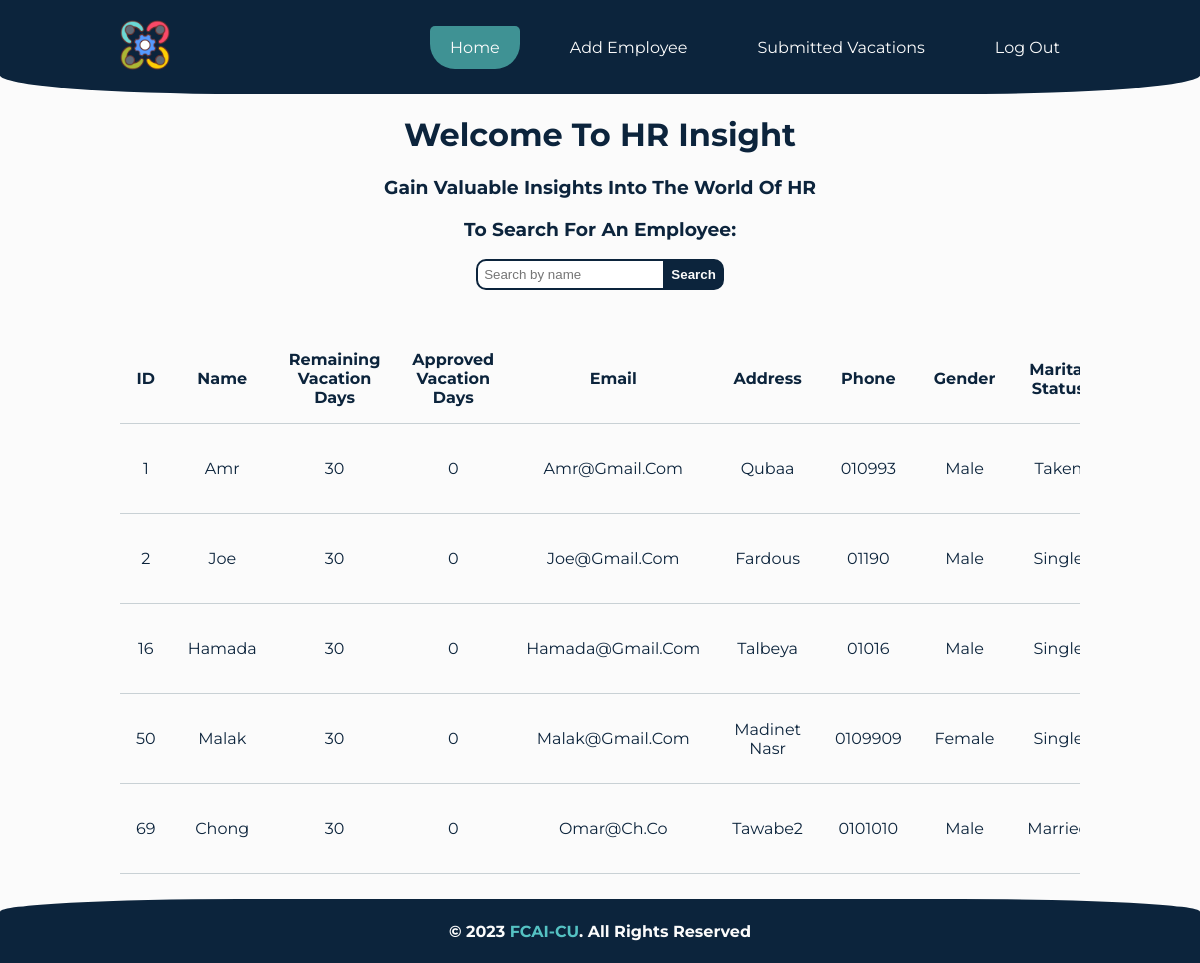
/home/ (signed in), run on an earlier commit of the app's database.
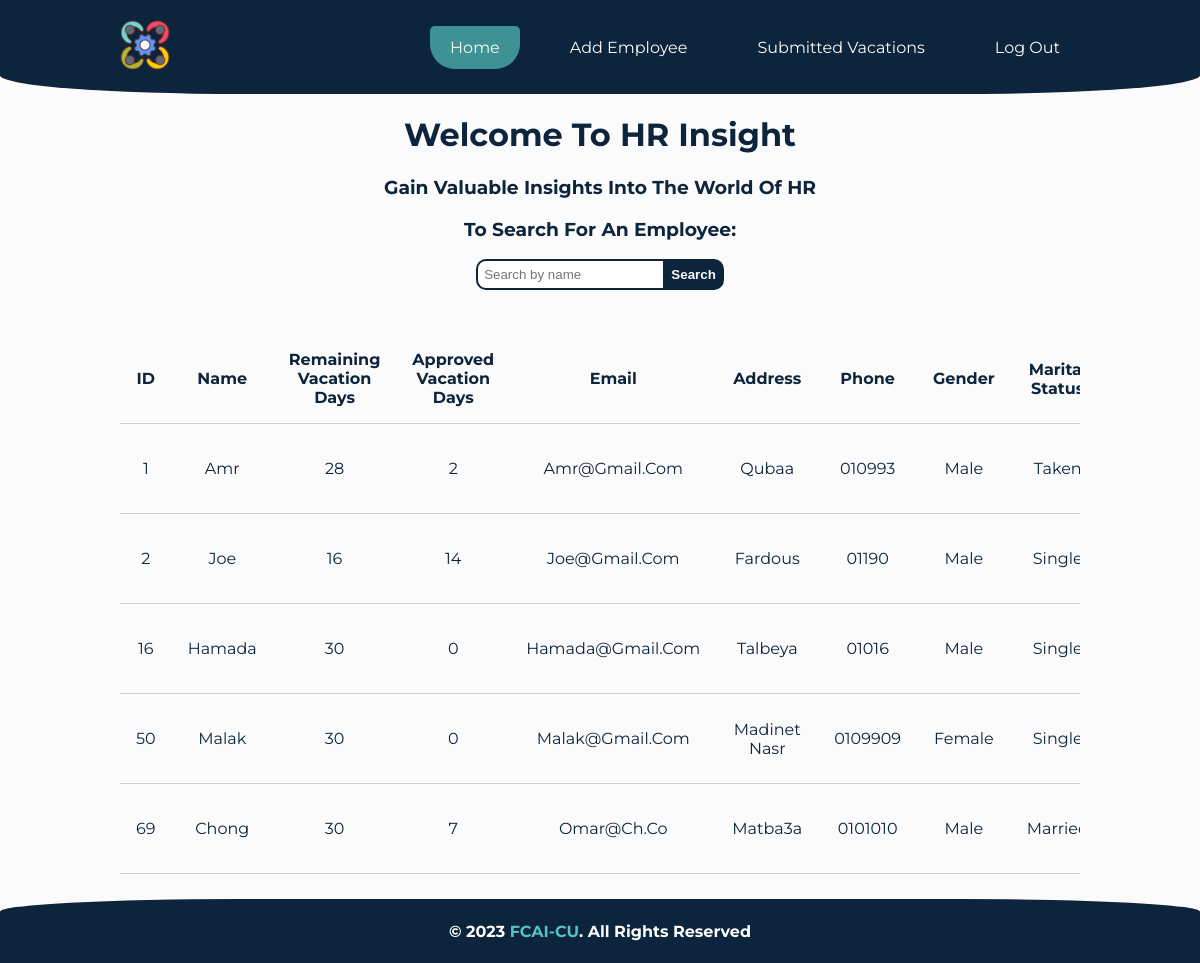
And on a later commit of the database.
### pages/models.py (models this page shows, shortened)
class Employee(models.Model):
    GENDER_CHOICES = [
        ('male', 'Male'),
        ('female', 'Female'),
    ]
    MARITAL_STATUS_CHOICES = [
        ('single', 'Single'),
        ('taken', 'Taken'),
        ('married', 'Married'),
        ('divorced', 'Divorced'),
        ('widowed', 'Widowed'),
    ]
    ID = models.IntegerField(primary_key=True)
    Name = models.CharField(max_length=15)
    Remaining_vacation_days = models.IntegerField(default=30)
    Approved_vacation_days = models.IntegerField(default=0)
    Email = models.EmailField(max_length=254)
    Address = models.CharField(max_length=100)
    Phone = models.CharField(max_length=11)
    Salary = models.CharField(max_length=20)
    Date_of_birth = models.DateField()
    Gender = models.CharField(max_length=6, choices=GENDER_CHOICES)
    Marital_status = models.CharField(
        max_length=10, choices=MARITAL_STATUS_CHOICES)
    objects = models.Manager()

### pages/views.py (the view)
# urls.py: path('home/', views.home, name='home'),
def home(request):
    if 'username' in request.session and not request.session['username'] == '':
        print(request.session['username']+" logged in")
        employees = Employee.objects.all()
        context = {'employees': employees}
        return render(request, 'pages/home.html', context)
    else:
        print("no username")
        return redirect('login')

### templates/pages/home.html (shortened to what this page needs)
{% extends 'base.html' %}
{% load static %}
{% block styles %}
<link rel="stylesheet" href="{% static 'style/home.css' %}">
{% endblock styles %}
{% block content %}
<h1 style="text-align: center;">
    Welcome to HR Insight
</h1>
<h3>
    <b>Gain Valuable Insights into the World of HR</b>
</h3>
<div>
    <h3>To Search for an Employee:</h3>
    <form id="search">
        <input type="text" name="search" placeholder="Search by name" id="sName">
        <button type="submit" id="sBtn">Search</button>
    </form>
</div>
<br>
<div class="tData">
    <table style="text-align: center;" id="table">
        <thead>
            <tr>
                <th>ID</th>
                <th>Name</th>
                <th>Remaining vacation days</th>
                <th>Approved vacation days</th>
                <th>Email</th>
                <th>Address</th>
                <th>Phone</th>
                <th>Gender</th>
                <th>Marital status</th>
            </tr>
        </thead>
        <tbody id="table-body">
        {% for emp in employees %}
            <tr>
                <td>{{emp.ID}}</td>
                <td>{{emp.Name}}</td>
                <td>{{emp.Remaining_vacation_days}}</td>
                <td>{{emp.Approved_vacation_days}}</td>
                <td>{{emp.Email}}</td>
                <td>{{emp.Address}}</td>
                <td>{{emp.Phone}}</td>
                <td>{{emp.Gender}}</td>
                <td>{{emp.Marital_status}}</td>
            </tr>
            {% endfor %}
        </tbody>
    </table>
</div>
{% endblock content %}

What changed in the data, as far as the page shows it:
changed Employee "Amr": Remaining_vacation_days "30" → "28"; Approved_vacation_days "0" → "2"
changed Employee "Joe": Remaining_vacation_days "30" → "16"; Approved_vacation_days "0" → "14"
changed Employee "Chong": Approved_vacation_days "0" → "7"; Address "Tawabe2" → "Matba3a"
